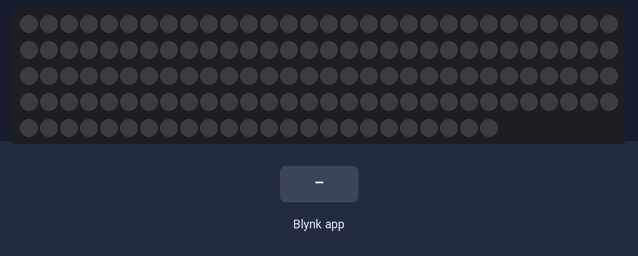
Bench run of a sketch on a simulated ESP32. Shown: 144 RGB LEDs in strip order, left to right, continuing on the next row. Inputs (shaded band) come from the test bench. WiFi joins after 1.5 s; servers stay silent unless stated.

Above: at 3.0 s.
3.1 s: Blynk app writes 1 to V0
At 4.2 s:
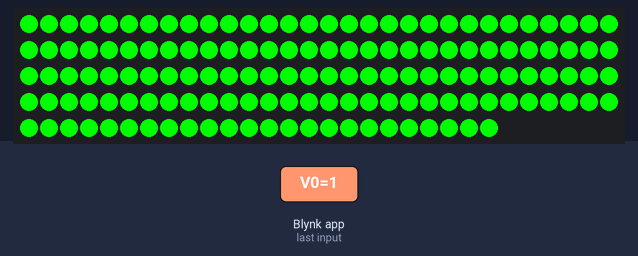
7.3 s: Blynk app writes 0 to V0
At 8.8 s:
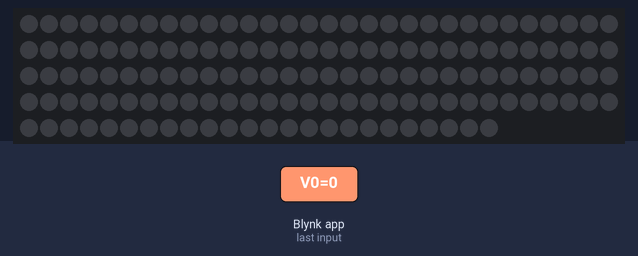
Timing chart, 0 to 10.3 s (numbered marks = the images above; inputs shaded):
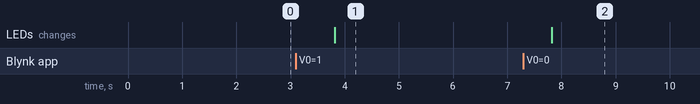

The sketch:

sketch_mar25a.ino
```cpp
#define BLYNK_TEMPLATE_ID           "TMPL2wzr_En22"
#define BLYNK_TEMPLATE_NAME         "Quickstart Device"
#define BLYNK_AUTH_TOKEN            "6KeSrHMi7OO9gGKAo9weDzmnmivq9IgA"

#include <Adafruit_NeoPixel.h>
#include <WiFi.h>
#include <WiFiClient.h>
#include <BlynkSimpleEsp32.h>

const char* ssid = "uFi_F8F0AA";      // SSID (network name)
const char* password = "bubblegum";    // Password for the AP

#define LED_PIN    15       // Digital pin connected to the LED strip
#define LED_COUNT  144      // Number of LEDs in the strip

Adafruit_NeoPixel strip(LED_COUNT, LED_PIN, NEO_GRB + NEO_KHZ800);

BlynkTimer timer;

// This function is called every time the Virtual Pin 0 state changes
BLYNK_WRITE(V0)
{
  // Set incoming value from pin V0 to a variable
  int value = param.asInt();

  // Update LED strip color based on the switch state
  if (value == 1) {
    // Turn on the LED strip with green color
    setColor(strip.Color(0, 255, 0));  // Green color

  }
  else if (value == 2) {
    // Turn on the LED strip with green color
    setColor(strip.Color(255, 0, 0));  // Green color
  }
  else if (value == 3) {
    // Turn on the LED strip with green color
    setColor(strip.Color(0, 0, 255));  // Green color
  }
  else {
    // Turn off the LED strip
    setColor(strip.Color(0, 0, 0));  // Turn off LEDs
  }
}

// Function to set the color of the entire LED strip
void setColor(uint32_t color) {
  for (int i = 0; i < LED_COUNT; i++) {
    strip.setPixelColor(i, color);
  }
  strip.show(); // Update the LED strip with the new color
}

void setup() {
  Serial.begin(115200);
  strip.begin();     // Initialize the LED strip
  strip.show();      // Turn off all LEDs initially
  Blynk.begin(BLYNK_AUTH_TOKEN, ssid, password, "blynk.cloud", 80);
  timer.setInterval(1000L, []() { Blynk.virtualWrite(V2, millis() / 1000); });  // Send uptime to Virtual Pin 2 every second
}

void loop() {
  Blynk.run();
  timer.run();
  if (Serial.available()) {
    String message = Serial.readStringUntil('\n');
    Serial.println("Received from Arduino Mega: " + message);
    }

  // Example of sending data to Arduino Mega
  delay(1000); // Send data every second
  //Serial.println("Hello from ESP32");
}
```

Measured:
- after the input at 3.1 s, the LEDs: change after 0.71 s (image 1)
- after the input at 7.3 s, the LEDs: change after 0.52 s (image 2)
